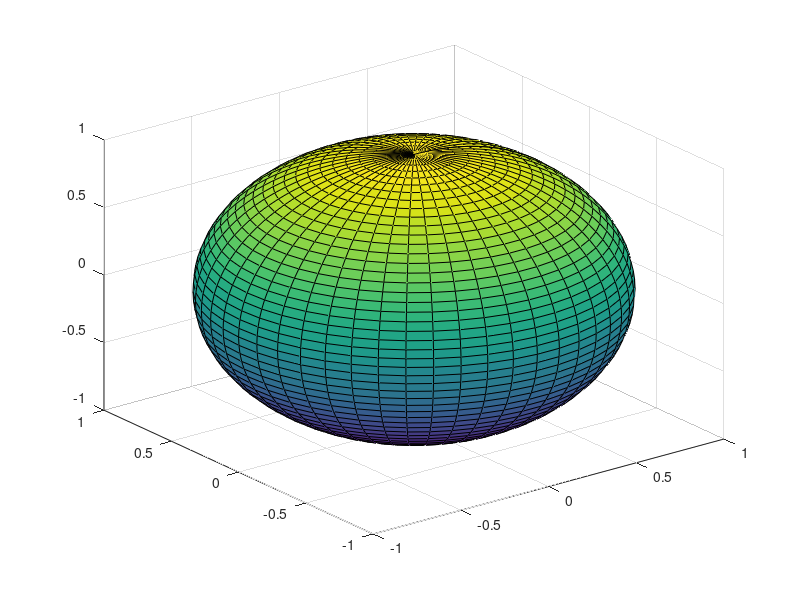

Recreate this plot in MATLAB. (Note: this script raises an error after producing the figure.)
% Create a 3D unit sphere
[x, y, z] = sphere(50);
unit_sphere = surf(x, y, z);
hold on;

% Define the initial point and rotation axis
initial_point = [1; 0; 0];  % Starting point on the unit sphere
rotation_axis = [0; 0; 1];  % Rotation axis

% Create a quaternion representing the rotation
angle = pi/4;  % Rotation angle (in radians)
quat = [cos(angle/2); rotation_axis*sin(angle/2)];  % Quaternion representation

% Perform quaternion rotation
rotated_point = quatrotate(quat, initial_point')';

% Plot the initial and rotated points
scatter3(initial_point(1), initial_point(2), initial_point(3), 'ro', 'filled');
scatter3(rotated_point(1), rotated_point(2), rotated_point(3), 'bo', 'filled');

% Connect the initial and rotated points with a line
plot3([initial_point(1), rotated_point(1)], [initial_point(2), rotated_point(2)], [initial_point(3), rotated_point(3)], 'k--');

% Set the axis limits and labels
axis([-1 1 -1 1 -1 1]);
xlabel('X');
ylabel('Y');
zlabel('Z');

% Set the title and legend
title('Quaternion Rotation on a 3D Unit Sphere');
legend('Initial Point', 'Rotated Point');

% Set the view perspective
view(45, 30);
